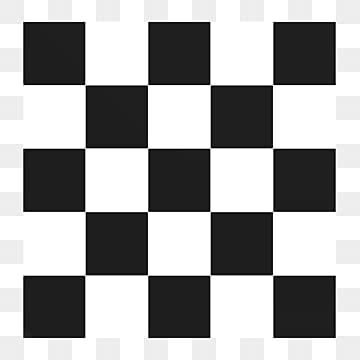
#> input picture Lab4 ImageFeature/Part2 Corner Detection/checkerboard.jpg, 360 x 360 px
$ python Exercise3_HarrisCornerDetector.py
#> lines starting #> are read from the running program, lines starting #| are printed output that depends on the picture; after the words box and inside, x2 and y2 are one past the last pixel; in counts of white or black regions, pixels touching at a corner belong together
# Exercise 3: Harris Corner Detector
# 1. Objective: Understand and implement corner detection techniques using Harris Corner Detector.
# 2. Instructions:
# o Load an image in grayscale.
# o Apply the corner detection using cv2.cornerHarris().
# o Apply the dilation function to mark the corners using cv2.dilate().
# o Save the image.
import cv2
import numpy as np

#Load the image (keep color version + grayscale version separately)
img = cv2.imread("checkerboard.jpg")
#> img is the input picture: shape (360, 360, 3); min 0, max 255, mean 163.9
gray = cv2.cvtColor(img, cv2.COLOR_BGR2GRAY)
gray_float = np.float32(gray)

#Applying the function
#Image – The source image to detect the features
#Dest – Variable to store the output image
#Block size – Neighborhood size
#Ksize – Aperture parameter
#Border type: The pixel revealing type.
dst = cv2.cornerHarris(gray_float, blockSize=2, ksize=3, k=0.04)
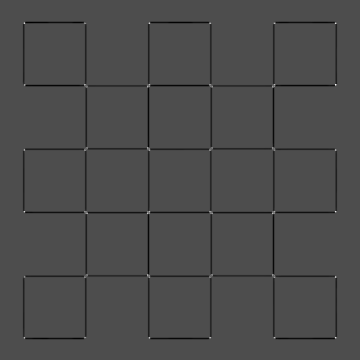
#> dst: shape (360, 360) float32; min -145301328, max 333707712, mean -3460817; drawn with min black and max white

# dilate to mark the corners
dst = cv2.dilate(dst, None)
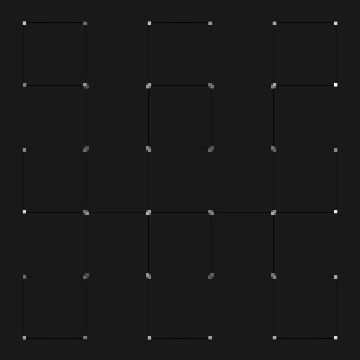
#> dst: shape (360, 360) float32; min -36486656, max 333707712, mean 479973.6; drawn with min black and max white
img[dst > 0.01 * dst.max()] = [0, 255, 0]
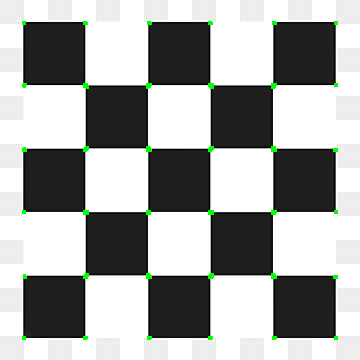
#> img: shape (360, 360, 3); 0.66% of pixels changed, all inside (x1, y1, x2, y2) = (22, 21, 338, 340)

#Display the image
cv2.imshow("harriscornercheckerboard", img)
#Save the image
cv2.imwrite("harriscornercheckerboard.jpg", img)

cv2.waitKey(0)
cv2.destroyAllWindows()
